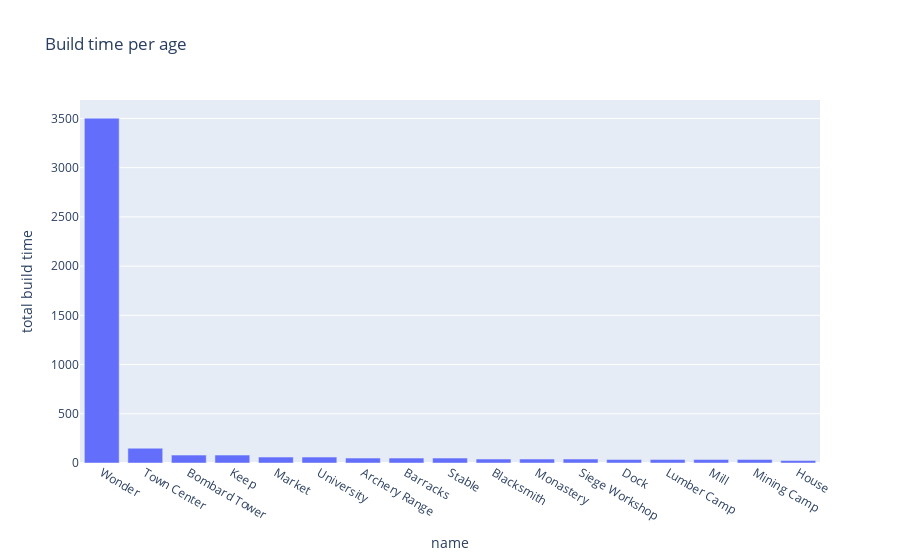

The code cell stored with this chart in its notebook:
### Markdown cell above
<h3 align='center'>Task 3:  Present and communicate findings</h3>

### Code cell
# array(['Dark', 'Feudal', 'Castle', 'Imperial'], dtype=object)
subset_dat = flattened_stru[flattened_stru['age']=='Imperial']
px.bar(data_frame=subset_dat,y='build_time',x='name',
            title='Build time per age',
       labels={"age":"Age","build_time":"total build time"}).update_xaxes(categoryorder='total descending')

### Figure 1 — Plotly figure (JSON) as saved in the notebook; plotly's stock layout.template omitted (floating-point values rounded to 4 significant figures)
{"data": [{"alignmentgroup": "True", "hovertemplate": "name=%{x}<br>total build time=%{y}<extra></extra>", "legendgroup": "", "marker": {"color": "#636efa"}, "name": "", "offsetgroup": "", "orientation": "v", "showlegend": false, "textposition": "auto", "type": "bar", "x": ["Archery Range", "Barracks", "Blacksmith", "Dock", "House", "Lumber Camp", "Market", "Mill", "Mining Camp", "Monastery", "Siege Workshop", "Stable", "Town Center", "University", "Wonder", "Bombard Tower", "Keep"], "xaxis": "x", "y": [50, 50, 40, 35, 25, 35, 60, 35, 35, 40, 40, 50, 150, 60, 3503, 80, 80], "yaxis": "y"}], "layout": {"barmode": "relative", "legend": {"tracegroupgap": 0}, "title": {"text": "Build time per age"}, "xaxis": {"anchor": "y", "categoryorder": "total descending", "domain": [0, 1], "title": {"text": "name"}}, "yaxis": {"anchor": "x", "domain": [0, 1], "title": {"text": "total build time"}}}}
